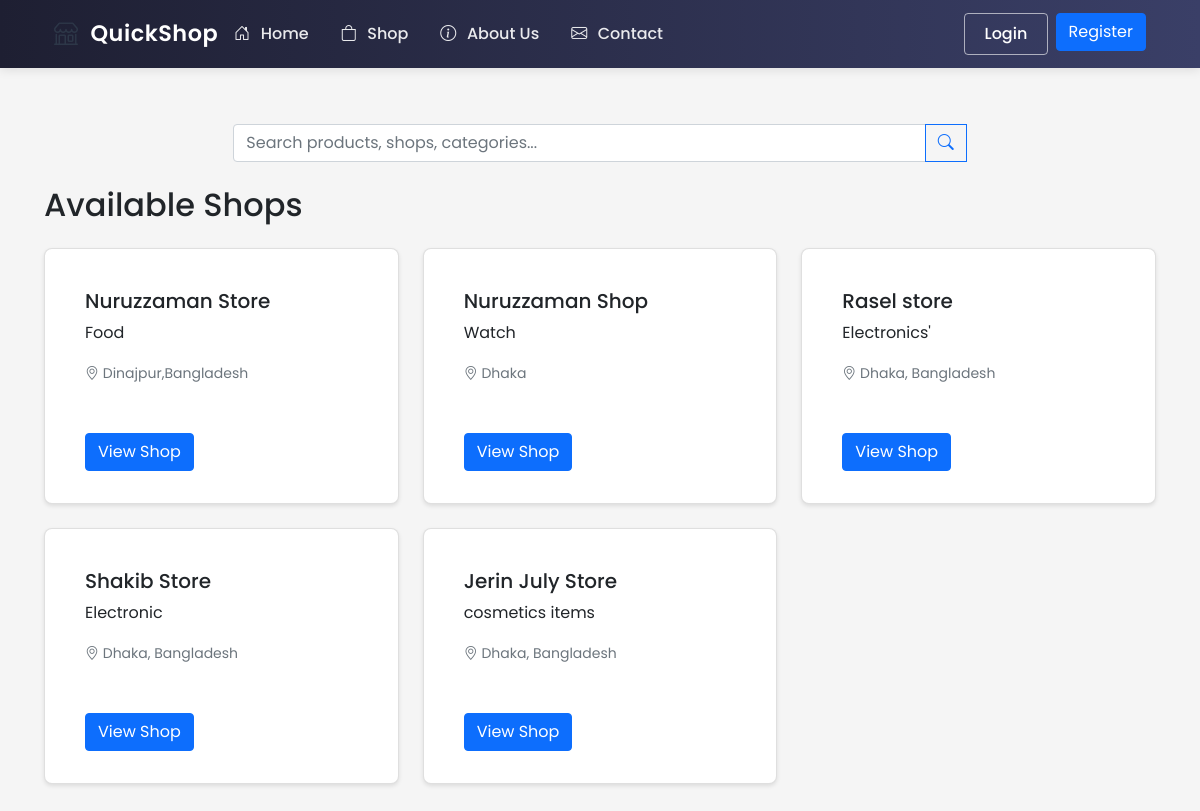
Page /shop/ on the earlier database version.
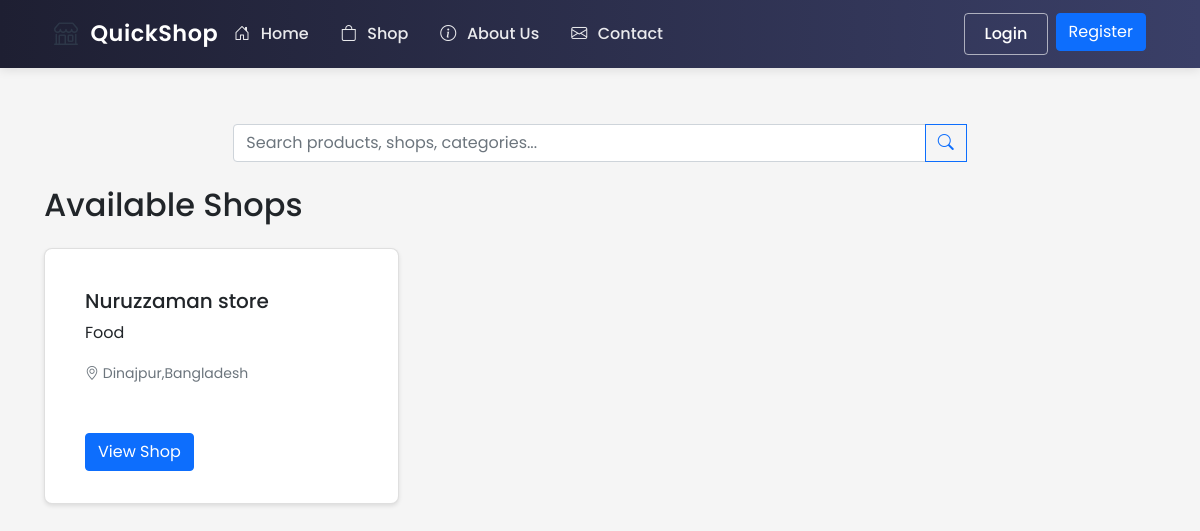
Same page on the later database version.
### ecommerce/models/shop.py (models this page shows, shortened)
class Shop(db.Model):
    id = db.Column(db.Integer, primary_key=True)
    name = db.Column(db.String(100), nullable=False)
    description = db.Column(db.Text)
    owner_id = db.Column(db.Integer, db.ForeignKey('user.id'), nullable=False)
    location_lat = db.Column(db.Float, nullable=False)
    location_lng = db.Column(db.Float, nullable=False)
    address = db.Column(db.String(200), nullable=False)
    created_at = db.Column(db.DateTime, default=datetime.utcnow)
    is_active = db.Column(db.Boolean, default=True)
    products = db.relationship('Product', backref='shop', lazy=True)
    orders = db.relationship('Order', backref='shop', lazy=True)

### ecommerce/routes/shop.py (the view)
@shop_bp.route('/')
def index():
    shops = Shop.query.filter_by(is_active=True).all()
    return render_template('shop/index.html', shops=shops)

### ecommerce/templates/shop/index.html (shortened to what this page needs)
{% extends "base.html" %}
{% block content %}
<div class="container mt-4">
    <div class="row mb-4">
        <div class="col-md-8 mx-auto">
            {% with search_type='all' %}
            {% include 'includes/search_box.html' %}
            {% endwith %}
        </div>
    </div>
    <h2 class="mb-4">Available Shops</h2>
    <div class="row">
        {% for shop in shops %}
            <div class="col-md-4 mb-4">
                <div class="card h-100">
                    <div class="card-body">
                        <h5 class="card-title">{{ shop.name }}</h5>
                        <p class="card-text">{{ shop.description }}</p>
                        <p class="card-text">
                            <small class="text-muted">
                                <i class="bi bi-geo-alt"></i> {{ shop.address }}
                            </small>
                        </p>
                    </div>
                    <div class="card-footer bg-transparent border-top-0">
                        <a href="{{ url_for('shop.view', shop_id=shop.id) }}" class="btn btn-primary">
                            View Shop
                        </a>
                    </div>
                </div>
            </div>
        {% else %}
            <div class="col-12 text-center">
                <div class="alert alert-info">
                    No shops available at the moment.
                </div>
            </div>
        {% endfor %}
    </div>
</div>
{% endblock %}

Differences in the rows shown:
removed Shop: name "Nuruzzaman Shop", description "Watch", address "Dhaka"
removed Shop: name "Rasel store", description "Electronics'", address "Dhaka, Bangladesh"
removed Shop: name "Shakib Store", description "Electronic", address "Dhaka, Bangladesh"
removed Shop: name "Jerin July Store", description "cosmetics items", address "Dhaka, Bangladesh"
changed Shop "Food": name "Nuruzzaman Store" → "Nuruzzaman store"
